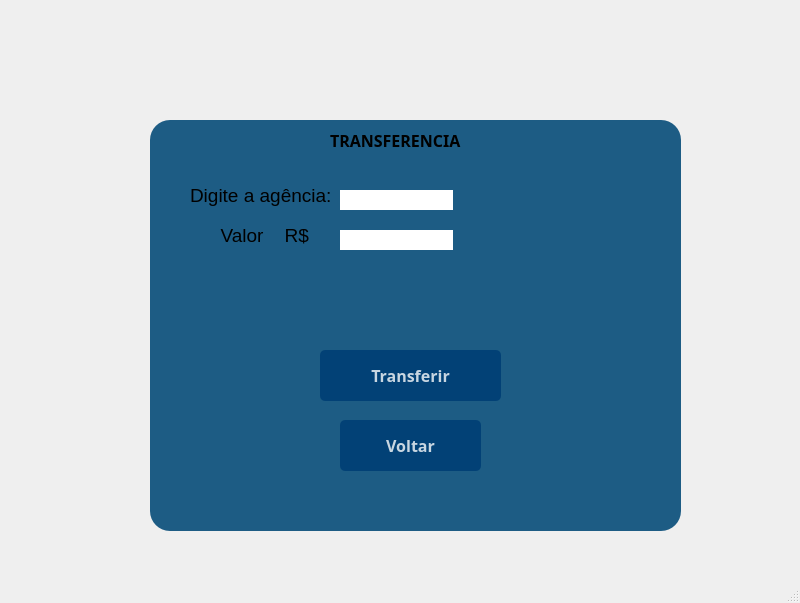
<?xml version="1.0" encoding="UTF-8"?>
<ui version="4.0">
 <class>MainWindow</class>
 <widget class="QMainWindow" name="MainWindow">
  <property name="geometry">
   <rect>
    <x>0</x>
    <y>0</y>
    <width>800</width>
    <height>603</height>
   </rect>
  </property>
  <property name="windowTitle">
   <string>MainWindow</string>
  </property>
  <widget class="QWidget" name="centralwidget">
   <widget class="QWidget" name="widget" native="true">
    <property name="geometry">
     <rect>
      <x>150</x>
      <y>120</y>
      <width>531</width>
      <height>411</height>
     </rect>
    </property>
    <property name="styleSheet">
     <string notr="true">background-color: rgb(29, 92, 132);
border-radius:20px;</string>
    </property>
    <widget class="QLabel" name="msg_label">
     <property name="geometry">
      <rect>
       <x>120</x>
       <y>290</y>
       <width>281</width>
       <height>16</height>
      </rect>
     </property>
     <property name="text">
      <string/>
     </property>
    </widget>
    <widget class="QLabel" name="pix_label">
     <property name="geometry">
      <rect>
       <x>180</x>
       <y>10</y>
       <width>161</width>
       <height>21</height>
      </rect>
     </property>
     <property name="font">
      <font>
       <family>Arial Black</family>
       <pointsize>12</pointsize>
       <weight>75</weight>
       <bold>true</bold>
      </font>
     </property>
     <property name="styleSheet">
      <string notr="true">background-color: 0</string>
     </property>
     <property name="text">
      <string>TRANSFERENCIA</string>
     </property>
    </widget>
    <widget class="QPushButton" name="transferir_botao">
     <property name="geometry">
      <rect>
       <x>170</x>
       <y>230</y>
       <width>181</width>
       <height>51</height>
      </rect>
     </property>
     <property name="font">
      <font>
       <family>Arial Black</family>
       <pointsize>12</pointsize>
       <weight>75</weight>
       <bold>true</bold>
      </font>
     </property>
     <property name="styleSheet">
      <string notr="true">
QPushButton#transferir_botao{
background-color:rgba(2, 65, 118, 255);
color:rgba(255, 255, 255, 200);
border-radius:5px;
}

QPushButton#transferir_botao:pressed{
padding-left:5px;
padding-top:5px;
background-color:qlineargradient(spread:pad, x1:1, y1:1, x2:1, y2:0, stop:0 rgba(66, 199, 255, 100), stop:1 rgba(255, 255, 255, 100));
}

QPushButton#transferir_botao{
background-color:rgba(2, 65, 118, 255);
}
</string>
     </property>
     <property name="text">
      <string>Transferir</string>
     </property>
    </widget>
    <widget class="QPushButton" name="voltarButton">
     <property name="geometry">
      <rect>
       <x>190</x>
       <y>300</y>
       <width>141</width>
       <height>51</height>
      </rect>
     </property>
     <property name="font">
      <font>
       <family>Arial Black</family>
       <pointsize>12</pointsize>
       <weight>75</weight>
       <bold>true</bold>
      </font>
     </property>
     <property name="styleSheet">
      <string notr="true">
QPushButton#voltarButton{
background-color:rgba(2, 65, 118, 255);
color:rgba(255, 255, 255, 200);
border-radius:5px;
}

QPushButton#voltarButton:pressed{
padding-left:5px;
padding-top:5px;
background-color:qlineargradient(spread:pad, x1:1, y1:1, x2:1, y2:0, stop:0 rgba(66, 199, 255, 100), stop:1 rgba(255, 255, 255, 100));
}

QPushButton#voltarButton{
background-color:rgba(2, 65, 118, 255);
}
</string>
     </property>
     <property name="text">
      <string>Voltar</string>
     </property>
    </widget>
    <widget class="QLabel" name="chavepix_label">
     <property name="geometry">
      <rect>
       <x>40</x>
       <y>60</y>
       <width>151</width>
       <height>31</height>
      </rect>
     </property>
     <property name="font">
      <font>
       <pointsize>14</pointsize>
      </font>
     </property>
     <property name="text">
      <string>Digite a agência:</string>
     </property>
    </widget>
    <widget class="QLineEdit" name="agencia_text">
     <property name="geometry">
      <rect>
       <x>190</x>
       <y>70</y>
       <width>113</width>
       <height>20</height>
      </rect>
     </property>
     <property name="styleSheet">
      <string notr="true">background-color: rgb(255, 255, 255);</string>
     </property>
    </widget>
    <widget class="QLabel" name="chavepix_label_2">
     <property name="geometry">
      <rect>
       <x>-40</x>
       <y>100</y>
       <width>221</width>
       <height>31</height>
      </rect>
     </property>
     <property name="font">
      <font>
       <pointsize>14</pointsize>
      </font>
     </property>
     <property name="text">
      <string>                     Valor    R$</string>
     </property>
    </widget>
    <widget class="QLineEdit" name="valor_text">
     <property name="geometry">
      <rect>
       <x>190</x>
       <y>110</y>
       <width>113</width>
       <height>20</height>
      </rect>
     </property>
     <property name="styleSheet">
      <string notr="true">background-color: rgb(255, 255, 255);</string>
     </property>
    </widget>
   </widget>
  </widget>
  <widget class="QMenuBar" name="menubar">
   <property name="geometry">
    <rect>
     <x>0</x>
     <y>0</y>
     <width>800</width>
     <height>21</height>
    </rect>
   </property>
  </widget>
  <widget class="QStatusBar" name="statusbar"/>
 </widget>
 <resources/>
 <connections/>
</ui>
